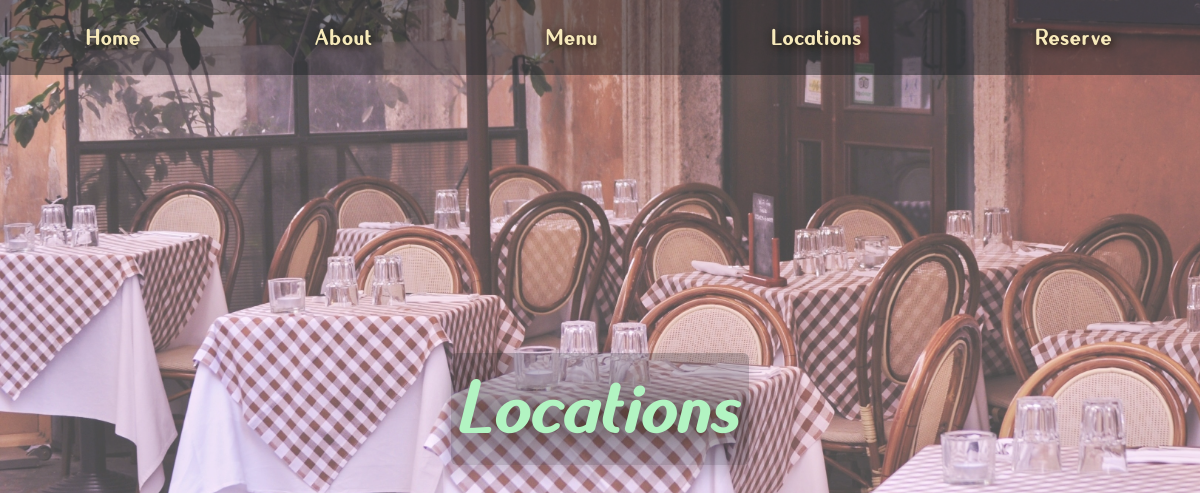
Page /contact/ on the earlier database version.
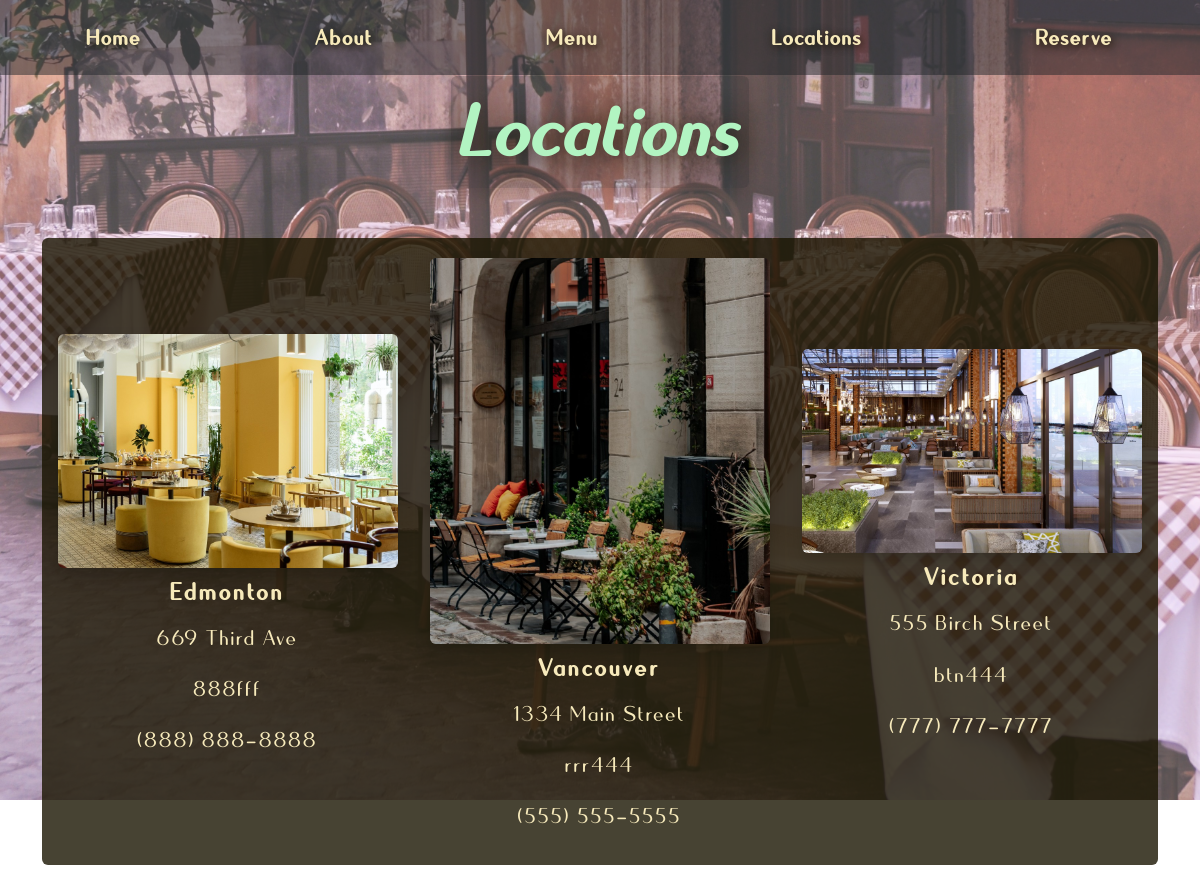
Same page on the later database version.
### main_site/models.py (models this page shows, shortened)
class Location(models.Model):
    street_address = models.CharField(max_length=NAME_MAX_LEN, blank=True, null=True)
    city = models.CharField(max_length=NAME_MAX_LEN, blank=True, null=True)
    postal = models.CharField(max_length=6, blank=True, null=True)
    province = models.CharField(max_length=NAME_MAX_LEN, blank=True, null=True)
    phone = models.CharField(max_length=MAX_NUM)
    image = models.ImageField(upload_to='main_site', blank=True, null=True)

### main_site/views.py (the view)
# urls.py: path('contact/', views.LocationView.as_view(), name='contact'),
class LocationView(generic.ListView):
    template_name = 'main/contact.html'
    queryset = models.Location.objects.order_by('city')

### main_site/templatetags/custom_filters.py (called while the page is built)
@register.filter
def format_phone_number(phone_number):
    digits = [char for char in str(phone_number) if char.isdigit()]
    formatted_phone = "({}{}{}) {}{}{}-{}{}{}{}".format(*digits)
    return formatted_phone

### templates/main/contact.html (shortened to what this page needs)
{% extends 'main/base.html' %}
{% load static %}
{% load custom_filters %}
{% block page_class %}contact{% endblock %}
{% block heading_class %}page_heading{% endblock %}
{% block heading %}Locations{% endblock %}
{% block content %}
    <dl class="location_display rounded d-flex my-2 mx-auto justify-content-between align-items-center">
        {% for row in object_list %}
            <div class="location_card rounded my-1 mx-auto p-3 text-center">
                <img
                    src="{{ row.image.url }}"
                    alt="location image"
                    class="w-100 rounded shadow"
                />
                <div>
                    <dt>{{ row.city }}</dt>
                    <dd>{{ row.street_address }}</dd>
                    <dd>{{ row.postal }}</dd>
                    <dd>{{ row.phone|format_phone_number }}</dd>
                </div>
            </div>
        {% endfor %}
    </dl>
{% endblock %}

### templates/main/base.html (shortened to what this page needs)
{% load static %}
<!DOCTYPE html>
<html lang="en" class="h-100 m-0 p-0">
<head>
    <link href="https://cdn.jsdelivr.net/npm/bootstrap@5.3.2/dist/css/bootstrap.min.css" rel="stylesheet">
    <link rel="stylesheet" href="{% static 'css/style.css' %}" />
</head>
<body class="h-100 m-0 p-0">
    <div class="page_wrap h-100 m-0 p-0 {% block page_class %}{% endblock %}">
        <div class="position-relative d-flex flex-column justify-content-between">
            <nav id="site_nav" class="position-sticky sticky-top bg-dark bg-opacity-50">
                <ul class="m-0 p-0 d-md-flex justify-content-around list-unstyled">
                    <li class="px-0 py-3">
                        <a
                            class="text-decoration-none fw-bold"
                            href="{% url 'main_site:home' %}"
                        >Home</a>
                    </li>
                    <li class="px-0 py-3">
                        <a
                            class="text-decoration-none fw-bold"
                            href="{% url 'main_site:about' %}"
                        >About</a>
                    </li>
                    <li class="px-0 py-3">
                        <a
                            class="text-decoration-none fw-bold"
                            href="{% url 'main_site:menu' %}"
                        >Menu</a>
                    </li>
                    <li class="px-0 py-3">
                        <a
                            class="text-decoration-none fw-bold"
                            href="{% url 'main_site:contact' %}"
                        >Locations</a>
                    </li>
                    <li class="px-0 py-3">
                        <a
                            class="text-decoration-none fw-bold"
                            href="{% url 'main_site:reserve' %}"
                        >Reserve</a>
                    </li>
                </ul>
            </nav>
            <main>
                <div class="container mx-auto">
                    <header class="mb-5 text-center {% block heading_class %}{% endblock %}">
                        <h1 class="p-2 d-inline shadow rounded bg-dark bg-opacity-25 fw-bold fst-italic">
                            {% block heading %}{% endblock %}
                        </h1>
                    </header>
                    {% block content %}{% endblock %}
                </div>
            </main>
        </div>
    </div>
</body>
</html>

### templates/main/partials/messages.html (shortened to what this page needs)
{% load static %}

### main_site/static/css/style.css (style rules this page uses)
:root { --bgDark: rgba(0, 25, 10, 0.8); --textLight: #c8f8d3; --textDark: #00190a; --primaryDark: rgba(25, 20, 0, 0.8); --textFocus: #74bb83; --textAlt: #f7eabb; --textShadow: #191400; }
body { font-family: 'Quesha', sans-serif; }
dt { font-size: 2rem; letter-spacing: 0.2rem; }
p, label, a, li, dd { font-size: 1.8rem; letter-spacing: 0.1rem; }
.page_wrap { display: grid; grid-template-rows: 1fr auto; }
nav a:link, nav a:visited { color: var(--textAlt); text-shadow: 0.1rem 0.1rem 0.5rem var(--textShadow); }
.main_heading h1, .page_heading h1 { color: #b2f4c2; font-size: 6rem; letter-spacing: 0.2rem; text-shadow: 0.1rem 0.1rem 2rem var(--textShadow); }
.home:before, .about:before, .menu:before, .menu_detail:before, .contact:before, .reserve:before { content: ''; display: block; position: fixed; left: 0; top: 0; width: 100%; height: 100vh; opacity: 0.7; }
.contact:before { background: url("../images/rest_seating.jpg") no-repeat; background-size: cover; }
.menu_card, .menu_item, .location_card, .form_card { color: var(--textAlt); }
.location_display, .form_card { background-color: var(--primaryDark); }
.location_card dt { font-size: 2rem; }

Differences in the rows shown:
added Location: image (picture), city "Edmonton", street_address "669 Third Ave", postal "888fff", phone "(888) 888-8888"
added Location: image (picture), city "Vancouver", street_address "1334 Main Street", postal "rrr444", phone "(555) 555-5555"
added Location: image (picture), city "Victoria", street_address "555 Birch Street", postal "btn444", phone "(777) 777-7777"
